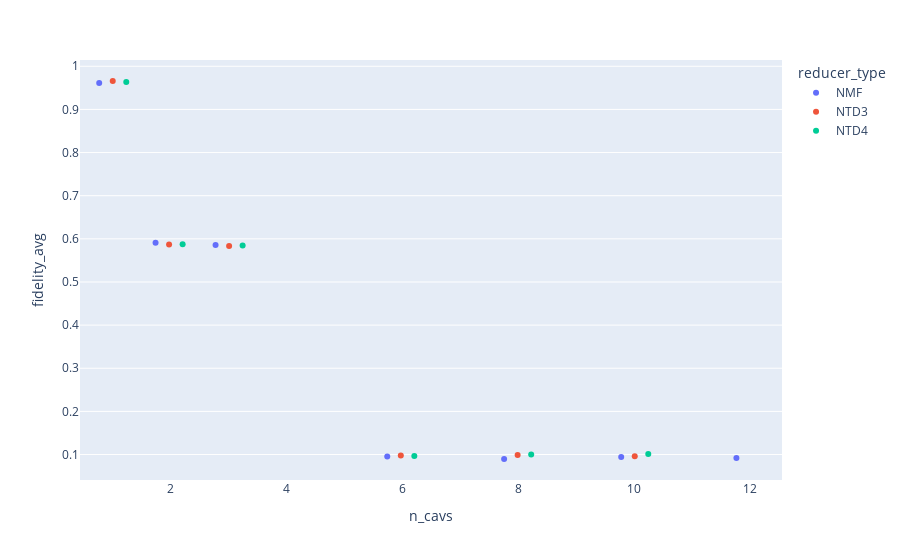

Notebook cell for this chart:
### Markdown cell above
### Result 1:
Are there differences in fidelity for different reduction techniques?

No

### Code cell
fdf = df[df["full_dim"]]
px.strip(fdf, x= 'n_cavs', y='fidelity_avg', color = "reducer_type", hover_data=['rank_str'])

### Figure 1 — Plotly figure (JSON) as saved in the notebook; plotly's stock layout.template omitted (floating-point values rounded to 4 significant figures)
{"data": [{"alignmentgroup": "True", "boxpoints": "all", "customdata": [["1"], ["2"], ["3"], ["6"], ["10"], ["8"], ["12"]], "fillcolor": "rgba(255,255,255,0)", "hoveron": "points", "hovertemplate": "reducer_type=NMF<br>n_cavs=%{x}<br>fidelity_avg=%{y}<br>rank_str=%{customdata[0]}<extra></extra>", "legendgroup": "NMF", "line": {"color": "rgba(255,255,255,0)"}, "marker": {"color": "#636efa"}, "name": "NMF", "offsetgroup": "NMF", "orientation": "v", "pointpos": 0, "showlegend": true, "type": "box", "x": [1, 2, 3, 6, 10, 8, 12], "x0": " ", "xaxis": "x", "y": [0.9614, 0.5906, 0.5857, 0.09553, 0.09412, 0.08962, 0.09204], "y0": " ", "yaxis": "y"}, {"alignmentgroup": "True", "boxpoints": "all", "customdata": [["[10, 39, 375]"], ["[8, 39, 375]"], ["[6, 39, 375]"], ["[3, 39, 375]"], ["[2, 39, 375]"], ["[1, 39, 375]"]], "fillcolor": "rgba(255,255,255,0)", "hoveron": "points", "hovertemplate": "reducer_type=NTD3<br>n_cavs=%{x}<br>fidelity_avg=%{y}<br>rank_str=%{customdata[0]}<extra></extra>", "legendgroup": "NTD3", "line": {"color": "rgba(255,255,255,0)"}, "marker": {"color": "#EF553B"}, "name": "NTD3", "offsetgroup": "NTD3", "orientation": "v", "pointpos": 0, "showlegend": true, "type": "box", "x": [10, 8, 6, 3, 2, 1], "x0": " ", "xaxis": "x", "y": [0.0962, 0.09871, 0.09764, 0.5836, 0.5868, 0.9659], "y0": " ", "yaxis": "y"}, {"alignmentgroup": "True", "boxpoints": "all", "customdata": [["[10, 13, 3, 375]"], ["[8, 13, 3, 375]"], ["[6, 13, 3, 375]"], ["[3, 13, 3, 375]"], ["[1, 13, 3, 375]"], ["[2, 13, 3, 375]"]], "fillcolor": "rgba(255,255,255,0)", "hoveron": "points", "hovertemplate": "reducer_type=NTD4<br>n_cavs=%{x}<br>fidelity_avg=%{y}<br>rank_str=%{customdata[0]}<extra></extra>", "legendgroup": "NTD4", "line": {"color": "rgba(255,255,255,0)"}, "marker": {"color": "#00cc96"}, "name": "NTD4", "offsetgroup": "NTD4", "orientation": "v", "pointpos": 0, "showlegend": true, "type": "box", "x": [10, 8, 6, 3, 1, 2], "x0": " ", "xaxis": "x", "y": [0.101, 0.1002, 0.09635, 0.5848, 0.9635, 0.5876], "y0": " ", "yaxis": "y"}], "layout": {"boxmode": "group", "legend": {"title": {"text": "reducer_type"}, "tracegroupgap": 0}, "margin": {"t": 60}, "xaxis": {"anchor": "y", "domain": [0, 1], "title": {"text": "n_cavs"}}, "yaxis": {"anchor": "x", "domain": [0, 1], "title": {"text": "fidelity_avg"}}}}
